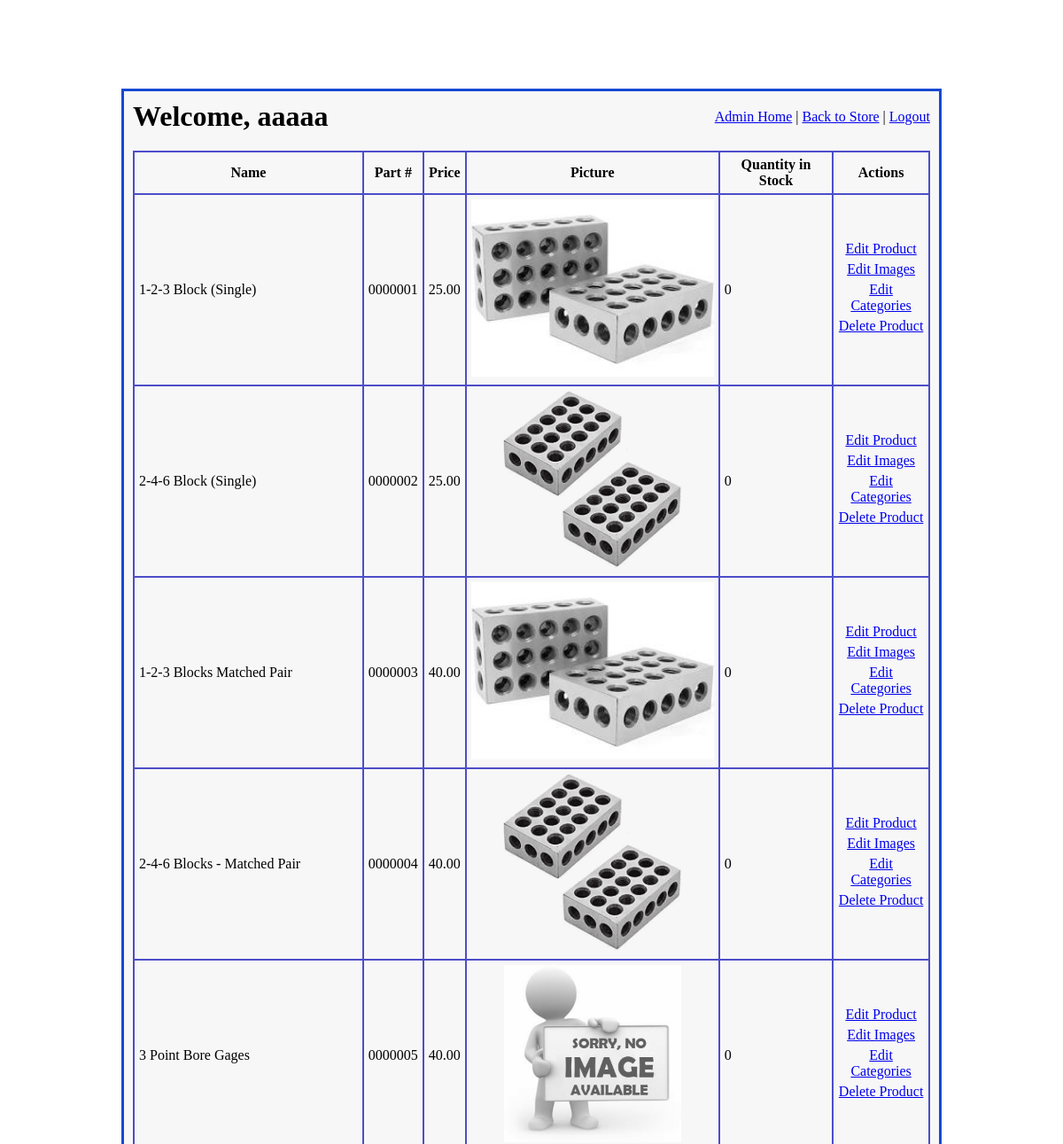
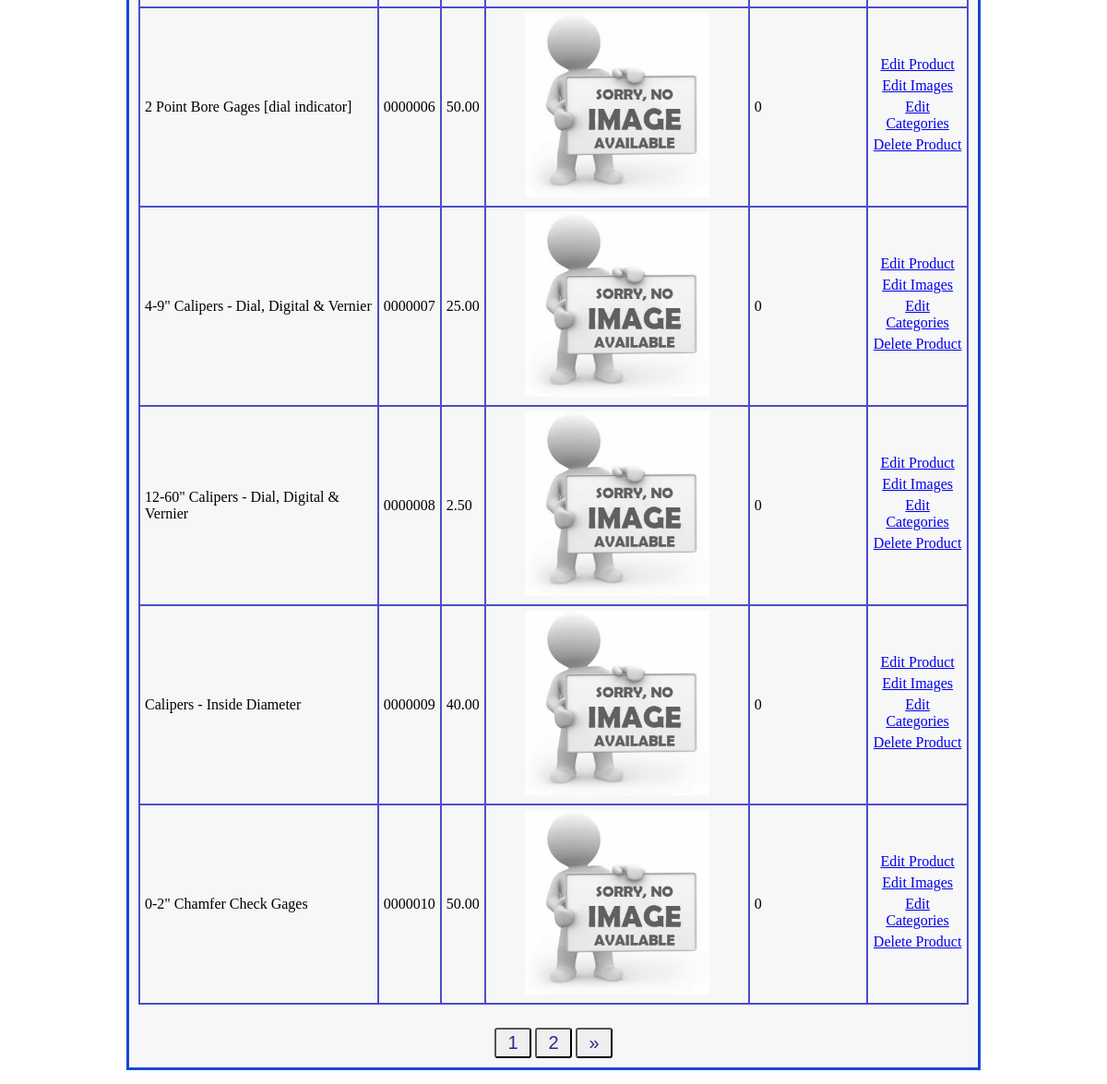
Screenshot of /admin_access/select_product/1 (signed in) with the database file from the repository (2 pictures, top to bottom).
### imgfield_app/models.py (models this page shows)
class User(models.Model):
    first_name = models.CharField(max_length=45)
    last_name = models.CharField(max_length=60)
    email = models.CharField(max_length=60)
    password = models.CharField(max_length=60)
    security_level = models.IntegerField()
    created_at = models.DateTimeField(auto_now_add=True)
    updated_at = models.DateTimeField(auto_now=True)
    objects = UserManager()

class Product(models.Model):
    name = models.CharField(max_length=108)
    part_number = models.CharField(max_length=27)
    manufacturer = models.CharField(max_length=45, null=True, blank= True)
    price = models.DecimalField(decimal_places=2, max_digits=5)
    desc = models.CharField(max_length=189)
    exp_desc = models.TextField(null=True, blank=True)
    quantity_in_stock = models.IntegerField(null=True, blank=True)
    created_at = models.DateTimeField(auto_now_add=True)
    updated_at = models.DateTimeField(auto_now=True)
    objects = ProductManager()

class Photo(models.Model):
    photo_of = models.ForeignKey(
        Product,
        related_name="product_photos",
        on_delete = models.CASCADE
    )
    img = models.ImageField(upload_to='product_images', default = "product_images/no_img_available.jpg", null = True, blank = True)
    img_alt = models.CharField(max_length=27, default="no photo available")
    created_at = models.DateTimeField(auto_now_add=True)
    updated_at = models.DateTimeField(auto_now=True)

### admin_app/views.py (the view)
# urls.py: path('select_product/<int:page_num>', views.select_product),
def select_product(request, page_num):
    if 'user_id' in request.session:
        logged_user = User.objects.get(id=request.session['user_id'])
        if logged_user.security_level > 4:
            all_products = Product.objects.all()
            p = Paginator(all_products, 10)
            page = p.page(page_num)
            num_of_pages = "a" * p.num_pages
            context = {
                'logged_user' : logged_user,
                'all_products': page,
                'num_of_pages': num_of_pages,
            }
            return render(request, "select_product.html", context)
    return redirect("/")

### admin_app/templates/select_product.html (shortened to what this page needs)
<!DOCTYPE html>
<html lang="en">
<head>
    {% load static %}
    <link rel="stylesheet" href="{% static 'css/admin_main.css' %}">
    <link rel="stylesheet" href="{% static 'css/select_product.css' %}">
</head>
<body>
    <div id="wrapper">
        <div id="header">
            <h1>Welcome, {{ logged_user.first_name }}</h1>
            <div id="links">
                <a href="/admin_access">Admin Home</a> |
                <a href="/">Back to Store</a> |
                <a href="/signon/logout">Logout</a>
            </div>
        </div>
        <div id="content">
            <div id="display_products">
                <table>
                    <tr>
                        <th>Name</th>
                        <th>Part #</th>
                        <th>Price</th>
                        <th>Picture</th>
                        <th>Quantity in Stock</th>
                        <th>Actions</th>
                    </tr>
                    {% for product in all_products %}
                    <tr>
                        <td>{{ product.name }}</td>
                        <td>{{ product.part_number }}</td>
                        <td>{{ product.price }}</td>
                        <td class="prod_img">
                            <img src="{{ product.product_photos.first.img.url }}" alt="{{ product.img_alt }}">
                        </td>
                        <td>{{ product.quantity_in_stock }}</td>
                        <td id="actions">
                            <p><a href="/admin_access/edit_product/{{ product.id }}">Edit Product</a></p>
                            <p><a href="/admin_access/edit_product_img/{{ product.id }}">Edit Images</a></p>
                            <p><a href="/admin_access/edit_product_category/{{ product.id }}">Edit Categories</a></p>
                            <p><a href="/admin_access/delete_product/{{ product.id }}">Delete Product</a></p>
                        </td>
                    </tr>
                    {% endfor %}
                </table>
            </div>
            <div id="page_nav">
                {% for i in num_of_pages %}
                <button>
                    <a href="/admin_access/select_product/{{ forloop.counter }}">{{ forloop.counter }}</a>
                </button>
                {% endfor %}
                {% if all_products.has_next %}
                <button>
                    <a href="/admin_access/select_product/{{ all_products.next_page_number }}">&raquo;</a>
                </button>
                {% endif %}
            </div>
        </div>
    </div>
</body>
</html>

### admin_app/static/css/admin_main.css (style rules this page uses)
* { margin: 0; padding: 0; }
#wrapper { width: 900px; margin: 100px auto; border: 3px solid rgb(23, 73, 211); padding: 10px; background-color: #F7F7F7; }
#header { display: flex; margin-bottom: 20px; }
#header h1 { flex: 7; }
#links { padding-top: 10px; }
button { padding: 3px; border-radius: 3px; }
#page_nav { text-align: center; margin-top: 18px; }
#page_nav button { width: 40px; }
#page_nav button a { text-decoration: none; color: #372588; font-size: 20px; }

### admin_app/static/css/select_product.css (style rules this page uses)
table { width: 100%; border-collapse: collapse; margin-bottom: 25px; }
table, th, td { border: 2px solid rgb(77, 77, 201) }
th, td { padding: 5px; }
th { text-align: center; }
.prod_img, #actions { text-align: center; }
#display_products img { height: 200px; }
#actions p { margin-bottom: 5px; }

### rows the page displays
User: first_name "aaaaa"
Product: name "1-2-3 Block (Single)", part_number "0000001", price "25.00", product_photos.first.img (picture), quantity_in_stock "0"
Product: name "2-4-6 Block (Single)", part_number "0000002", price "25.00", product_photos.first.img (picture), quantity_in_stock "0"
Product: name "1-2-3 Blocks Matched Pair", part_number "0000003", price "40.00", product_photos.first.img (picture), quantity_in_stock "0"
Product: name "2-4-6 Blocks - Matched Pair", part_number "0000004", price "40.00", product_photos.first.img (picture), quantity_in_stock "0"
Product: name "3 Point Bore Gages", part_number "0000005", price "40.00", product_photos.first.img (placeholder picture), quantity_in_stock "0"
Product: name "2 Point Bore Gages [dial indicator]", part_number "0000006", price "50.00", product_photos.first.img (placeholder picture), quantity_in_stock "0"
Product: name "4-9\" Calipers - Dial, Digital & Vernier", part_number "0000007", price "25.00", product_photos.first.img (placeholder picture), quantity_in_stock "0"
Product: name "12-60\" Calipers - Dial, Digital & Vernier", part_number "0000008", price "2.50", product_photos.first.img (placeholder picture), quantity_in_stock "0"
Product: name "Calipers - Inside Diameter", part_number "0000009", price "40.00", product_photos.first.img (placeholder picture), quantity_in_stock "0"
Product: name "0-2\" Chamfer Check Gages", part_number "0000010", price "50.00", product_photos.first.img (placeholder picture), quantity_in_stock "0"
